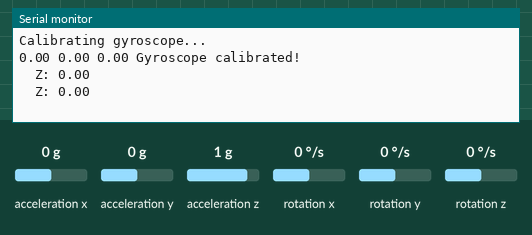
The sketch below on a simulated Arduino Uno, built with avr-gcc and run on an emulated ATmega328P. Parts: the last lines printed to the serial monitor. The inputs (shaded band) are chosen by the test bench; at power-on: rotation z 0 °/s, acceleration x 0 g, acceleration y 0 g, acceleration z 1 g, rotation x 0 °/s, rotation y 0 °/s.

Above: at 2.7 s.
2.8 s: rotation z set to -192 °/s
At 4.1 s:
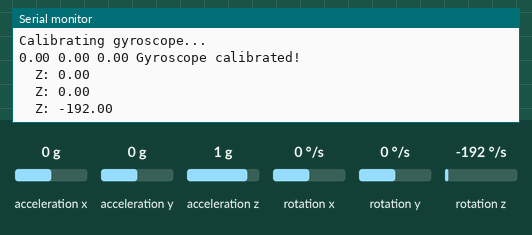
4.3 s: rotation z set to -100 °/s
At 5.4 s:
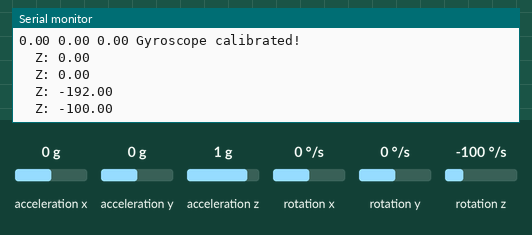
Timing chart, 0 to 7.3 s (numbered marks = the images above; inputs shaded):
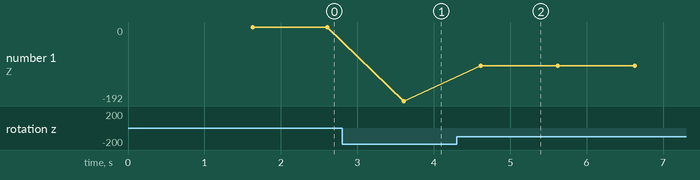

Measured:
- after the input at 2.8 s, the serial monitor: prints a new line after 0.81 s (image 1)
- after the input at 4.3 s, the serial monitor: prints a new line after 0.32 s (image 2)
- plotted number 1: 0 → -192 after the input at 2.8 s, -192 → -100 after the input at 4.3 s

The sketch:

imu.ino
```cpp
#include <MPU9250.h>


MPU9250 mpu;
float gyroXOffset = 0, gyroYOffset = 0, gyroZOffset = 0;
float angle = 0;

void setup() {
  Serial.begin(9600);
  Wire.begin();

  if (!mpu.setup(0x68)) {
    Serial.println("MPU9250 connection failed!");
    while (1);
  }

  Serial.println("Calibrating gyroscope...");
  calibrateGyro();
}

void loop() {
  if (mpu.update()) {
    // Apply calibration offset to gyroscope readings
    float gyroX = mpu.getGyroX() - gyroXOffset;
    float gyroY = mpu.getGyroY() - gyroYOffset;
    float gyroZ = mpu.getGyroZ() - gyroZOffset;

    //  Serial.print("Calibrated Gyro X: "); Serial.print(gyroX);
    //  Serial.print("\tY: "); Serial.print(gyroY);
     Serial.print("\tZ: "); Serial.println(gyroZ);
    // Serial.print("X: ");
    // Serial.print(mpu.getAccX());
    // Serial.print("\t"); // Add a tab for better alignment

    // Serial.print("Y: ");
    // Serial.print(mpu.getAccY());
    // Serial.print("\t"); // Add a tab for better alignment

    // Serial.print("Z: ");
    // Serial.println(mpu.getAccZ()); // Use println to move to the next line

    delay(1000);
  }
}

// Function to calibrate gyroscope
void calibrateGyro() {
  const int numSamples = 100;
  float sumX = 0, sumY = 0, sumZ = 0;

  for (int i = 0; i < numSamples; i++) {
    mpu.update();
    sumX += mpu.getGyroX();
    sumY += mpu.getGyroY();
    sumZ += mpu.getGyroZ();
    delay(10); // Small delay between samples
  }

  gyroXOffset = sumX / numSamples;
  gyroYOffset = sumY / numSamples;
  gyroZOffset = sumZ / numSamples;
  Serial.print(gyroXOffset);
  Serial.print(" ");
  Serial.print(gyroYOffset);
  Serial.print(" ");
  Serial.print(gyroZOffset);
  Serial.print(" ");
  Serial.println("Gyroscope calibrated!");
}
```
